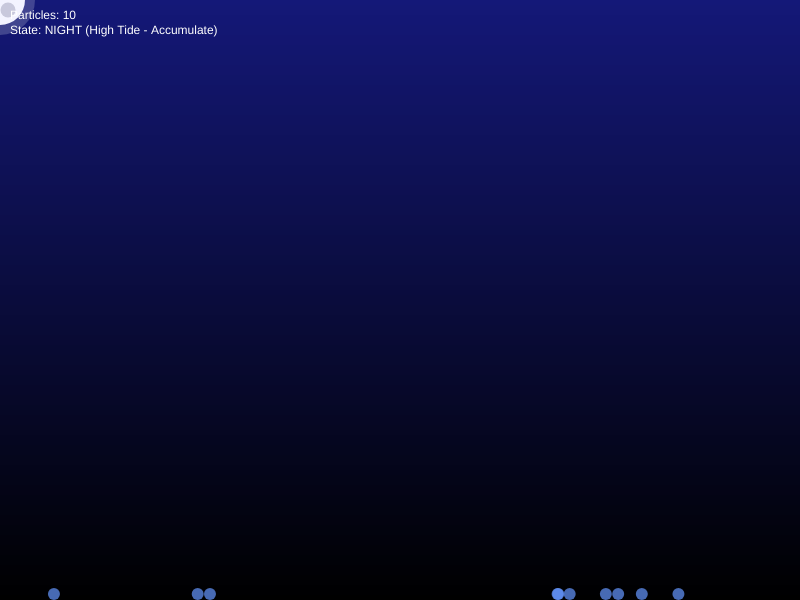
Frame 1 (no input)
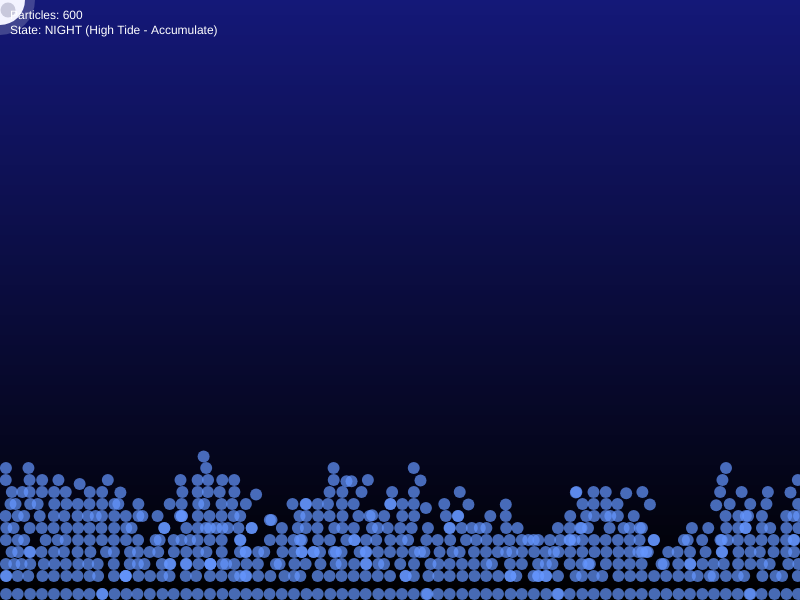
Frame 60 (no input)
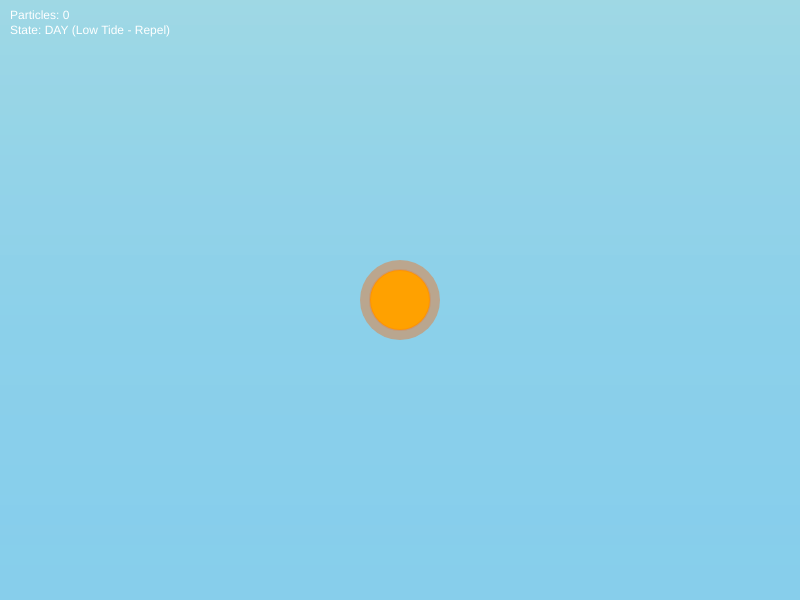
Frame 120 (the mouse pressed at the canvas centre since frame 60)

The p5.js sketch that drew these frames (run headless with seeded random() and noise() and a simulated clock; from frame 60 on, the mouse is pressed at the canvas centre):

// p5.js sketch
// ── sketch.js
// --- Configuration ---
const maxParticles = 2500; // Cap to maintain fps
const particleRadius = 6;

// Physics & Gameplay
const gravity = 0.4;
const terminalVelocity = 12;
const spawnRateBase = 2; // Particles per frame
let isDay = false;

let particleSystem;

function setup() {
  createCanvas(800, 600);
  noStroke();

  particleSystem = new ParticleSystem();
  particleSystem.init();
}

// --- Main Loop ---
function draw() {
  // State Management
  isDay = mouseIsPressed;

  // Visual Environment
  drawBackground();
  drawCelestialBody();

  // Simulation Steps
  particleSystem.update();

  // Render
  particleSystem.display();

  // UI / Info
  fill(255);
  textSize(12);
  textAlign(LEFT, TOP);
  text(`Particles: ${particleSystem.particles.length}`, 10, 10);
  text(isDay ? "State: DAY (Low Tide - Repel)" : "State: NIGHT (High Tide - Accumulate)", 10, 25);
}

// --- Systems ---

function drawBackground() {
  if (isDay) {
    background(135, 206, 235); // Sky Blue
    // Sun Glare gradient
    let c1 = color(255, 255, 200, 50);
    let c2 = color(135, 206, 235, 0);
    setGradient(0, 0, width, height, c1, c2);
  } else {
    background(20, 24, 82); // Deep Night Blue
    // Moon Glow gradient
    let c1 = color(20, 24, 120);
    let c2 = color(0, 0, 0);
    setGradient(0, 0, width, height, c1, c2);
  }
}

function setGradient(x, y, w, h, c1, c2) {
  noFill();
  for (let i = y; i <= y + h; i += 10) {
    let inter = map(i, y, y + h, 0, 1);
    let c = lerpColor(c1, c2, inter);
    stroke(c);
    strokeWeight(10);
    line(x, i, x + w, i);
  }
  noStroke();
}

function drawCelestialBody() {
  let cx = mouseX;
  let cy = mouseY;

  if (isDay) {
    // Sun (Repeller)
    fill(255, 200, 0);
    circle(cx, cy, 60);
    fill(255, 100, 0, 100);
    circle(cx, cy, 80);

    // Repulsion visual indicator
    noFill();
    stroke(255, 100, 0, 50);
    strokeWeight(2);
    let pulse = (frameCount % 40) * 3;
    circle(cx, cy, 60 + pulse);
    noStroke();

  } else {
    // Moon (Attractor - visual only for spawn rate)
    fill(240, 240, 255);
    circle(cx, cy, 50);
    fill(255, 255, 255, 50);
    circle(cx, cy, 70);

    // Moon craters
    fill(200, 200, 220);
    circle(cx - 10, cy - 5, 10);
    circle(cx + 8, cy + 10, 15);
  }
}
// ── Particle.js
class Particle {
    constructor() {
        this.pos = createVector(0, 0);
        this.vel = createVector(0, 0);
        this.acc = createVector(0, 0);
        this.active = false;
        this.isStatic = false; // Is it stacked?
        this.sleepCount = 0;
    }

    spawn(x, y) {
        this.pos.set(x, y);
        this.vel.set(random(-0.5, 0.5), 0); // Slight jitter
        this.acc.set(0, 0);
        this.active = true;
        this.isStatic = false;
        this.sleepCount = 0;
    }

    update() {
        if (!this.active) return;

        // 1. Forces
        this.applyForces();

        // 2. Physics Integration
        if (!this.isStatic) {
            this.vel.add(this.acc);
            this.vel.limit(terminalVelocity);
            this.pos.add(this.vel);
            this.acc.mult(0); // Reset acc
        }

        // 3. Grid/Stacking Logic
        this.handleCollisions();
    }

    applyForces() {
        // Gravity (Always applies unless static)
        if (!this.isStatic) {
            this.acc.add(0, gravity);
        }

        // Day Mode: Repeller (Sun)
        // The sun pushes particles horizontally away from itself
        if (isDay) {
            this.isStatic = false; // Wake up all particles

            let sunPos = createVector(mouseX, mouseY);
            let dir = p5.Vector.sub(this.pos, sunPos);
            let d = dir.mag();
            dir.normalize();

            // Calculate horizontal push strength
            // Stronger if closer, mainly horizontal component
            let strength = 200 / (d + 10);
            // Bias force to be mostly horizontal to sweep floor
            let horizontalForce = dir.x > 0 ? strength : -strength;

            // Add randomness for "foam" look
            horizontalForce += random(-0.2, 0.2);

            this.acc.add(horizontalForce, 0);

            // Slight vertical lift to help them unstack
            if (this.pos.y > height - 50) {
                this.acc.add(0, -0.5);
            }
        }
    }

    handleCollisions() {
        let col = floor(this.pos.x / particleSystem.cellSize);
        let row = floor(this.pos.y / particleSystem.cellSize);

        // Boundary: Floor
        if (this.pos.y + particleRadius >= height) {
            this.pos.y = height - particleRadius;
            this.vel.y = 0;
            this.isStatic = true;
        }

        // Boundary: Walls
        if (this.pos.x < 0 || this.pos.x > width) {
            // In Day mode, they die off screen
            if (isDay) {
                this.active = false;
            } else {
                // In Night mode, Bounce
                this.vel.x *= -0.5;
                this.pos.x = constrain(this.pos.x, 0, width);
            }
        }

        // Interaction with Grid (Stacking)
        if (!isDay && !this.isStatic) {
            // Check cell below
            let nextRow = row + 1;

            // If specific future position is occupied
            if (nextRow < particleSystem.rows && col >= 0 && col < particleSystem.cols) {
                let neighborBelow = particleSystem.grid[col][nextRow];

                // If there is a particle below us
                if (neighborBelow && neighborBelow !== this) {
                    // Snap to top of that cell
                    this.pos.y = (nextRow * particleSystem.cellSize) - particleSystem.cellSize;
                    this.vel.y = 0;
                    this.isStatic = true;

                    // FLUID MECHANIC: Slide off piles
                    // Check Diagonals (Left-Down and Right-Down)
                    let slideLeft = false;
                    let slideRight = false;

                    if (col > 0 && !particleSystem.grid[col - 1][nextRow] && !particleSystem.grid[col - 1][row]) slideLeft = true;
                    if (col < particleSystem.cols - 1 && !particleSystem.grid[col + 1][nextRow] && !particleSystem.grid[col + 1][row]) slideRight = true;

                    if (slideLeft && slideRight) {
                        // Random choice
                        this.isStatic = false;
                        this.vel.x = random() > 0.5 ? -2 : 2;
                    } else if (slideLeft) {
                        this.isStatic = false;
                        this.vel.x = -2;
                    } else if (slideRight) {
                        this.isStatic = false;
                        this.vel.x = 2;
                    }
                }
            }
        }
    }

    display() {
        if (!this.active) return;
        circle(this.pos.x, this.pos.y, particleRadius * 2);
    }

    isDead() {
        // Clean up if inactive or fallen way out of bounds (bug safety)
        return !this.active || this.pos.y > height + 50;
    }
}

// ── ParticleSystem.js
class ParticleSystem {
    constructor() {
        this.particles = [];
        this.particlePool = [];
        this.grid = [];
        this.cols = 0;
        this.rows = 0;
        this.cellSize = particleRadius * 2;
    }

    init() {
        this.cols = ceil(width / this.cellSize);
        this.rows = ceil(height / this.cellSize);
        this.grid = new Array(this.cols).fill(0).map(() => new Array(this.rows).fill(null));

        // Pre-fill pool
        for (let i = 0; i < maxParticles; i++) {
            this.particlePool.push(new Particle());
        }
    }

    update() {
        this.updateGridMap();
        this.handleSpawning();
        this.updateParticles();
    }

    display() {
        // Batch drawing settings
        if (isDay) fill(0, 150, 200, 180); // Teal water
        else fill(100, 150, 255, 180); // Night water

        for (let p of this.particles) {
            p.display();
        }
    }

    updateGridMap() {
        // Clear grid
        for (let i = 0; i < this.cols; i++) {
            for (let j = 0; j < this.rows; j++) {
                this.grid[i][j] = null;
            }
        }

        // Register particles
        for (let p of this.particles) {
            let col = floor(p.pos.x / this.cellSize);
            let row = floor(p.pos.y / this.cellSize);

            // Boundary checks for grid
            if (col >= 0 && col < this.cols && row >= 0 && row < this.rows) {
                this.grid[col][row] = p;
            }
        }
    }

    handleSpawning() {
        if (isDay) return; // No spawning during day

        // Calculate spawn rate based on Moon height (visual influence)
        // Higher moon = slightly more pressure/tide
        let tideIntensity = map(mouseY, 0, height, 5, 1);
        let spawnCount = spawnRateBase * tideIntensity;

        if (this.particles.length >= maxParticles) return;

        for (let i = 0; i < spawnCount; i++) {
            this.spawnParticle();
        }
    }

    spawnParticle() {
        if (this.particlePool.length === 0) return;

        // Find a valid spawn column (random)
        let attempts = 0;
        while (attempts < 10) {
            let c = floor(random(this.cols));

            // Find the lowest empty cell in this column
            // We scan from bottom up to find the "surface" or fill holes
            let r = this.rows - 1;

            // Simple logic: spawn at random empty spot near bottom or just above existing stack
            // To optimize: just spawn at bottom if empty, else look up a bit
            if (!this.grid[c][r]) {
                this.activateParticle(c, r);
                return;
            }

            // If bottom is full, try to find the surface
            while (r > 0 && this.grid[c][r]) {
                r--;
            }

            // Ensure we don't spawn too high instantly
            if (r > 0 && !this.grid[c][r]) {
                this.activateParticle(c, r);
                return;
            }

            attempts++;
        }
    }

    activateParticle(c, r) {
        if (this.particlePool.length > 0) {
            let p = this.particlePool.pop();
            // Position centered in cell
            p.spawn(c * this.cellSize + this.cellSize / 2, r * this.cellSize + this.cellSize / 2);
            this.particles.push(p);
        }
    }

    updateParticles() {
        // We iterate backwards so we can remove particles easily
        for (let i = this.particles.length - 1; i >= 0; i--) {
            let p = this.particles[i];
            p.update();

            if (p.isDead()) {
                this.particlePool.push(p);
                this.particles.splice(i, 1);
            }
        }
    }
}
